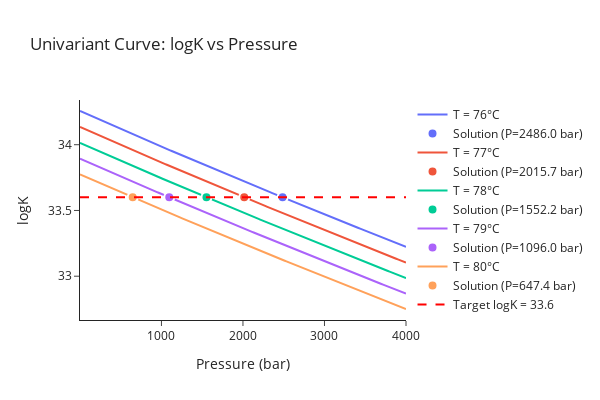

This figure's notebook cell:
### Markdown cell above
---
### Example 5: solving for pressures of equilibration
The Knallgas reaction for gaseous hydrogen and oxygen:
$$ H_{2(gas)} + O_{2(gas)} \rightleftharpoons H_{2}O_{(liq)} $$

Which pressures correspond to a logK of 33.60 at 76 through 80 degrees Celsius?

### Code cell
out = unicurve(solve="P",
               logK=33.60,
               species=["H2", "O2", "H2O"], # chemical species
               state=["gas", "gas", "liq"], # aq, gas, liq, cr
               coeff=[-1, -0.5, 1], # reaction stoichiometry (negative means reactants, positive means products)
               temperatures=[76, 77, 78, 79, 80], # temperatures used to solve for pressure
               minP=1, # min P (bar)
               maxP=4000) # max P (bar)

### Figure 1 — Plotly figure (JSON) as saved in the notebook; plotly's stock layout.template omitted (floating-point values rounded to 4 significant figures; data arrays with more than 128 entries replaced by an {"elided": "..."} marker saying what was removed)
{"data": [{"hovertemplate": "T=%{text}°C<br>P=%{x:.2f} bar<br>logK=%{y:.6f}<extra></extra>", "line": {"color": "#636EFA", "width": 2}, "mode": "lines", "name": "T = 76°C", "text": {"elided": "200 str values"}, "type": "scatter", "x": {"elided": "200 float values"}, "y": {"elided": "200 float values"}}, {"hovertemplate": "Solution<br>T=76°C<br>P=%{x:.2f} bar<br>logK=33.600000<extra></extra>", "marker": {"color": "#636EFA", "line": {"color": "white", "width": 2}, "size": 10, "symbol": "circle"}, "mode": "markers", "name": "Solution (P=2486.0 bar)", "type": "scatter", "x": [2486.0], "y": [33.6]}, {"hovertemplate": "T=%{text}°C<br>P=%{x:.2f} bar<br>logK=%{y:.6f}<extra></extra>", "line": {"color": "#EF553B", "width": 2}, "mode": "lines", "name": "T = 77°C", "text": {"elided": "200 str values"}, "type": "scatter", "x": {"elided": "200 float values"}, "y": {"elided": "200 float values"}}, {"hovertemplate": "Solution<br>T=77°C<br>P=%{x:.2f} bar<br>logK=33.600000<extra></extra>", "marker": {"color": "#EF553B", "line": {"color": "white", "width": 2}, "size": 10, "symbol": "circle"}, "mode": "markers", "name": "Solution (P=2015.7 bar)", "type": "scatter", "x": [2016.0], "y": [33.6]}, {"hovertemplate": "T=%{text}°C<br>P=%{x:.2f} bar<br>logK=%{y:.6f}<extra></extra>", "line": {"color": "#00CC96", "width": 2}, "mode": "lines", "name": "T = 78°C", "text": {"elided": "200 str values"}, "type": "scatter", "x": {"elided": "200 float values"}, "y": {"elided": "200 float values"}}, {"hovertemplate": "Solution<br>T=78°C<br>P=%{x:.2f} bar<br>logK=33.600000<extra></extra>", "marker": {"color": "#00CC96", "line": {"color": "white", "width": 2}, "size": 10, "symbol": "circle"}, "mode": "markers", "name": "Solution (P=1552.2 bar)", "type": "scatter", "x": [1552.0], "y": [33.6]}, {"hovertemplate": "T=%{text}°C<br>P=%{x:.2f} bar<br>logK=%{y:.6f}<extra></extra>", "line": {"color": "#AB63FA", "width": 2}, "mode": "lines", "name": "T = 79°C", "text": {"elided": "200 str values"}, "type": "scatter", "x": {"elided": "200 float values"}, "y": {"elided": "200 float values"}}, {"hovertemplate": "Solution<br>T=79°C<br>P=%{x:.2f} bar<br>logK=33.600000<extra></extra>", "marker": {"color": "#AB63FA", "line": {"color": "white", "width": 2}, "size": 10, "symbol": "circle"}, "mode": "markers", "name": "Solution (P=1096.0 bar)", "type": "scatter", "x": [1096.0], "y": [33.6]}, {"hovertemplate": "T=%{text}°C<br>P=%{x:.2f} bar<br>logK=%{y:.6f}<extra></extra>", "line": {"color": "#FFA15A", "width": 2}, "mode": "lines", "name": "T = 80°C", "text": {"elided": "200 str values"}, "type": "scatter", "x": {"elided": "200 float values"}, "y": {"elided": "200 float values"}}, {"hovertemplate": "Solution<br>T=80°C<br>P=%{x:.2f} bar<br>logK=33.600000<extra></extra>", "marker": {"color": "#FFA15A", "line": {"color": "white", "width": 2}, "size": 10, "symbol": "circle"}, "mode": "markers", "name": "Solution (P=647.4 bar)", "type": "scatter", "x": [647.4], "y": [33.6]}, {"hovertemplate": "Target logK=33.600000<extra></extra>", "line": {"color": "red", "dash": "dash", "width": 2}, "mode": "lines", "name": "Target logK = 33.6", "type": "scatter", "x": [1, 4000], "y": [33.6, 33.6]}], "layout": {"height": 400, "hoverlabel": {"bgcolor": "white"}, "showlegend": true, "title": {"text": "Univariant Curve: logK vs Pressure"}, "width": 600, "xaxis": {"autorange": true, "range": [1, 4000], "title": {"text": "Pressure (bar)"}, "type": "linear"}, "yaxis": {"autorange": true, "range": [32.67, 34.34], "title": {"text": "logK"}, "type": "linear"}}}
